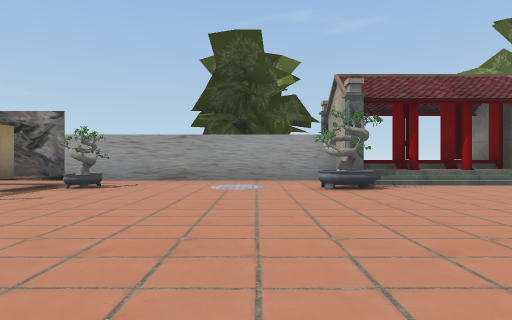
[1] (above)

24 first-person views from a walk through a Unity game level. The camera is 1.2 m above the floor, looks level and sees 75° across. The floor is counted in squares, 2.4 m on a side. Each view is taken from the middle of a square. On the plan, view 1 faces up. The plan holds only what a view shows up to about 9 squares ahead; the rest is blank. The place goes on beyond the plan. The player character is not drawn. Some surface patterns are stand-ins.

[2]
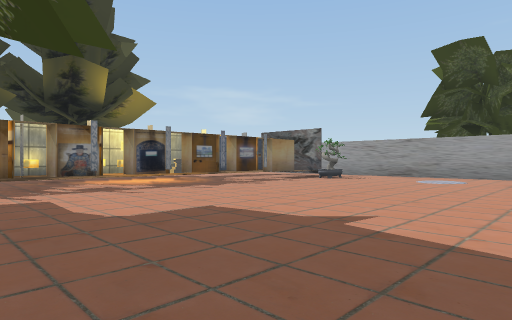

[3]
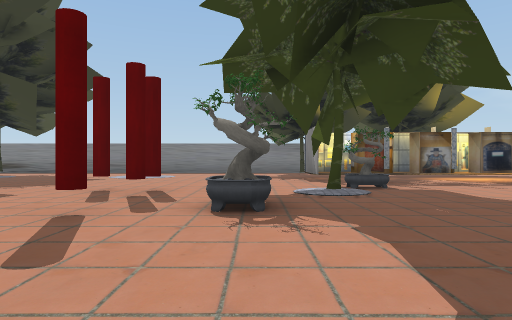

[4]
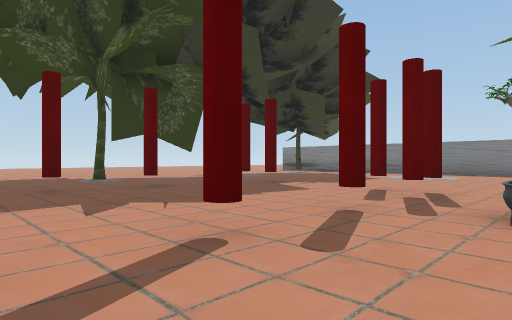

[5]
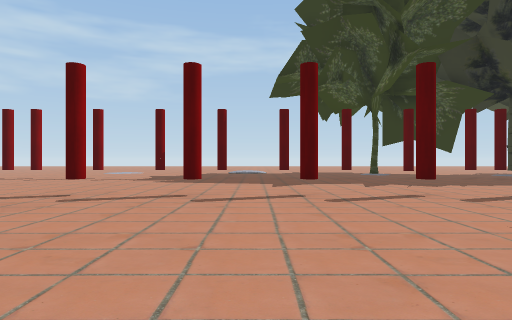

[6]
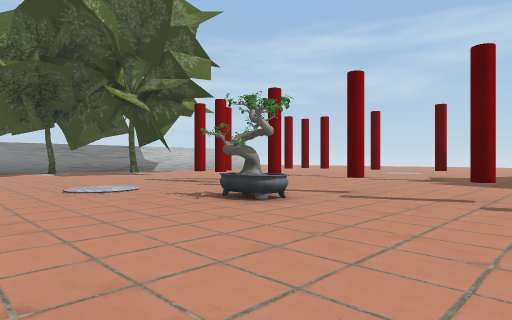

[7]
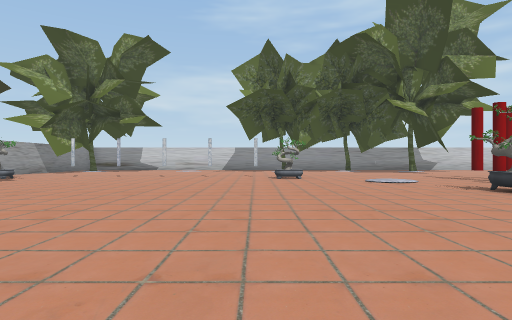

[8]
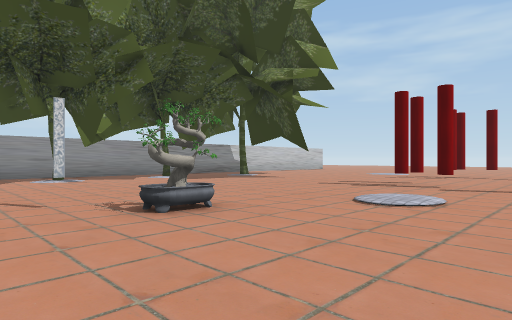

[9]
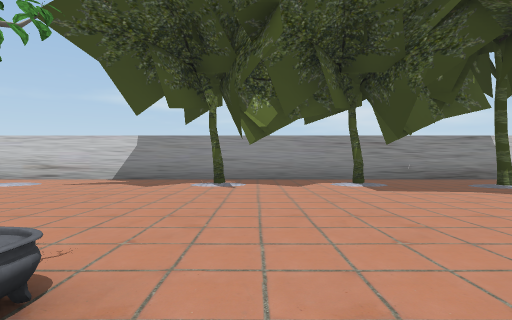

[10]
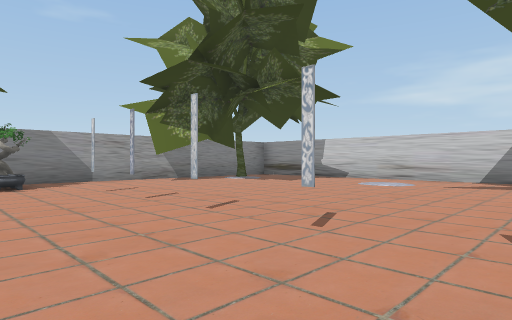

[11]
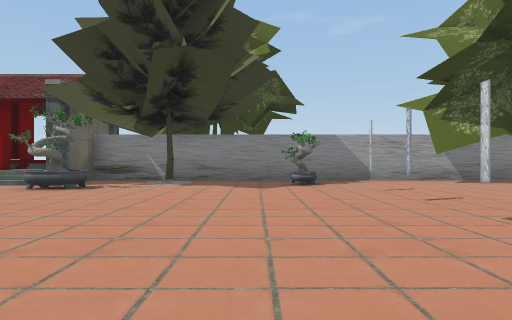

[12]
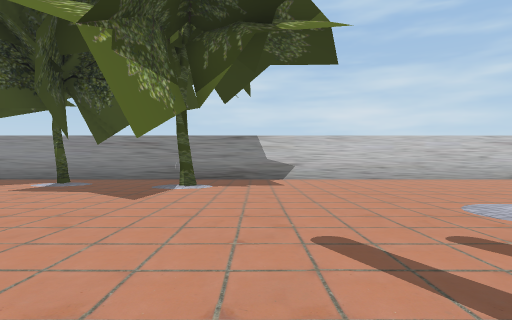

[13]
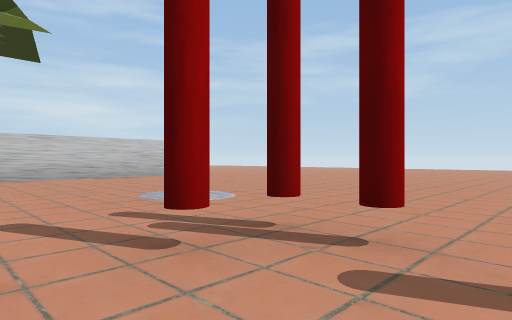

[14]
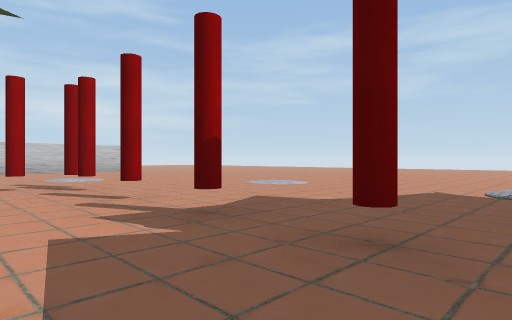

[15]
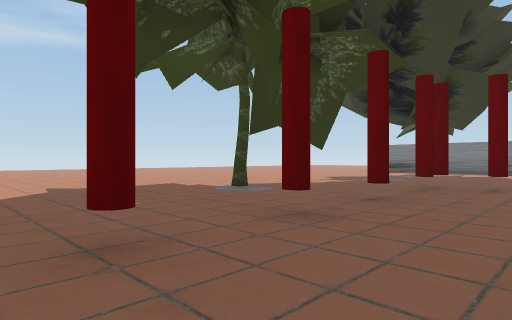

[16]
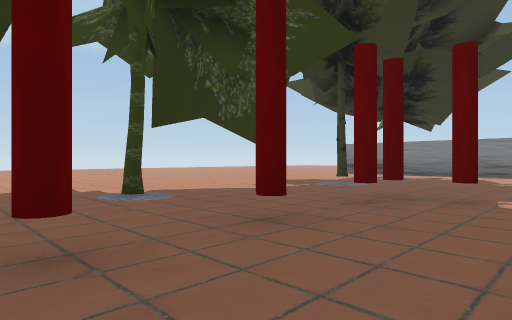

[17]
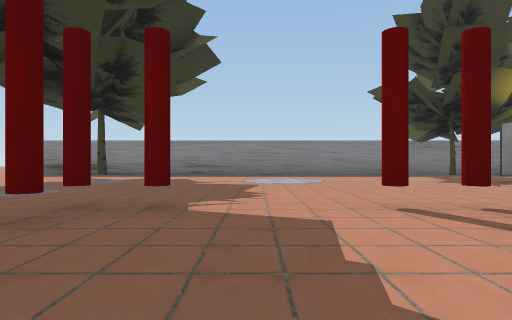

[18]
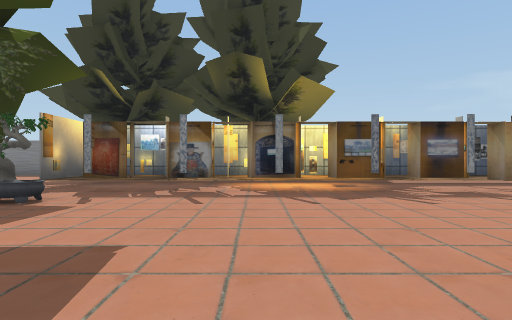

[19]
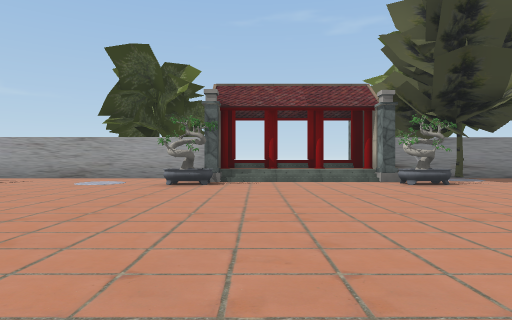

[20]
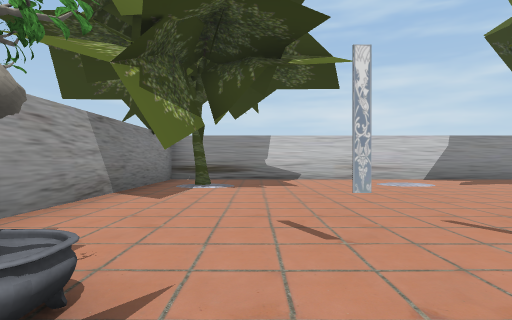

[21]
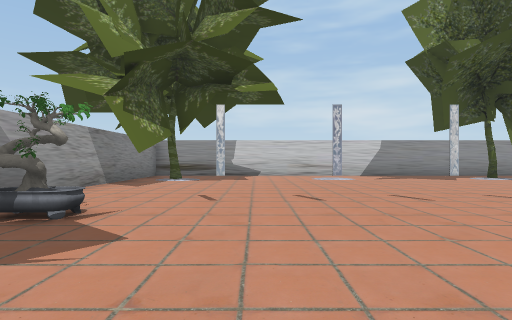

[22]
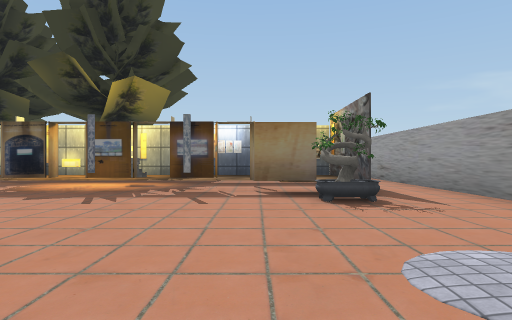

[23]
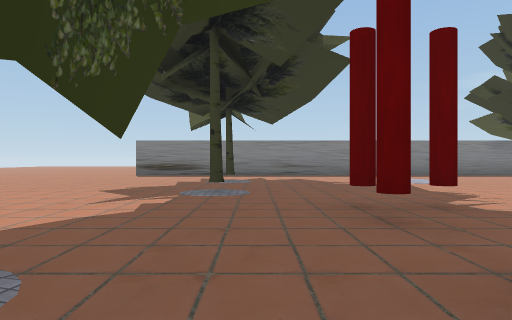

[24]
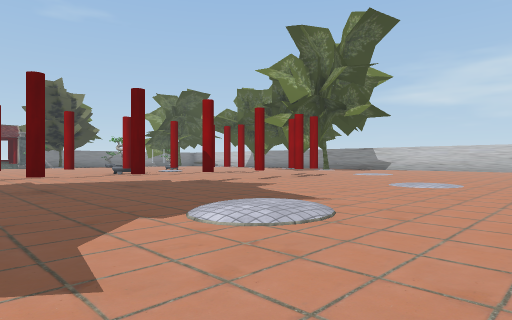

### Floor plan
Key: @ floor where view 1 was taken; # wall or solid block; . main floor; : floor 0.5 m higher than the main floor; / step, stairs or slope; = window, fence, low wall or low ledge; T tree; C red cylinder; O other object.
Columns run from 8 left of view 1 to 19 right of it. Each row starts with its distance up from view 1.
 10        TT
  9
  8 ############/=##############
  7  .###.....CC/CC.O..O..#.##.#
  6  .###O...OO...O............#
  5  .###...............#......#
  4  .###......................#
  3  .###...............#......#
  2  .#:.......................#
  1 O.#:O......................#
  0  .#:#...@...........#......#
 -1  .#:#..............O.....T.#
 -2 O.#:.O.....................#
 -3 ..##T.T.........../........#
 -4 .......OO......O.........T.#
 -5 ...........................#
 -6 .....CC.C.CC.C.CC.CC.......#
 -7  ....CC............C.. .#..#
 -8 ...........................#
 -9 ......C.O..........C.......#
-10 .....CC.C.CC.C.CC.CC.......#
-11 ...........................#
-12 .O..O...#..................#
-13 ...... ...../..............#
-14 ............//........... .#
-15 .......................
-16 .... ........... ......

Where each view was taken, in squares from view 1:
view 1: 0 up, 0 right, facing up
view 2: 2 down, 2 right, facing up-left
view 3: 4 down, 3 right, facing left
view 4: 4 down, 3 right, facing down-left
view 5: 1 down, 4 right, facing down
view 6: 1 down, 4 right, facing down-right
view 7: 0 up, 2 right, facing right
view 8: 1 up, 8 right, facing down-right
view 9: 2 down, 10 right, facing right
view 10: 0 up, 10 right, facing up-right
view 11: 0 up, 10 right, facing up
view 12: 8 down, 10 right, facing right
view 13: 8 down, 9 right, facing down-right
view 14: 8 down, 4 right, facing down-right
view 15: 8 down, 4 right, facing down-left
view 16: 8 down, 2 right, facing down-left
view 17: 8 down, 1 right, facing left
view 18: 1 up, 1 right, facing left
view 19: 1 down, 3 right, facing up
view 20: 6 up, 10 right, facing right
view 21: 5 up, 8 right, facing right
view 22: 5 up, 1 right, facing left
view 23: 11 down, 1 right, facing left
view 24: 16 down, 2 right, facing up-right
